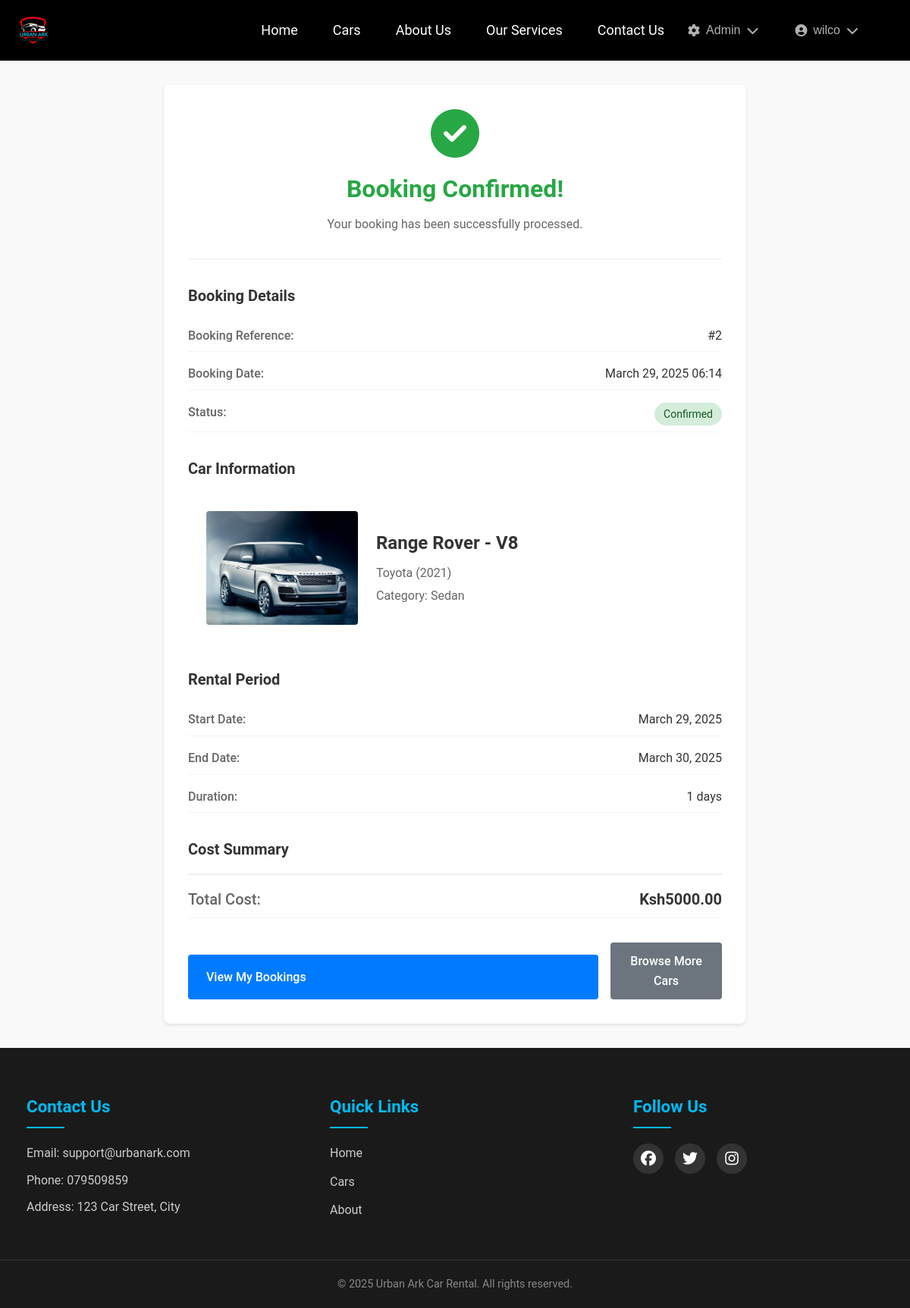
The app's page /cars/booking/2/confirmation/ (signed in) with its own data.
### users/models.py (models this page shows, shortened)
class CustomUser(AbstractUser):
    USER_TYPE_CHOICES = (
        ('customer', 'Customer'),
        ('admin', 'Admin'),
        ('staff', 'Staff')
    )
    GENDER_CHOICES = [
        ('male', 'Male'),
        ('female', 'Female'),
        ('other', 'Other')
    ]
    user_type = models.CharField(max_length=20, choices=USER_TYPE_CHOICES, default='customer')
    email = models.EmailField(_('email address'), unique=True)
    gender = models.CharField(max_length=10, choices=GENDER_CHOICES, blank=True, null=True)
    date_of_birth = models.DateField(_('date of birth'), null=True, blank=True)
    profile_picture = models.ImageField(upload_to='profile_pics/', null=True, blank=True)
    is_verified = models.BooleanField(default=False)
    phone_regex = RegexValidator(
        regex=r'^\+?1?\d{9,15}$',
        message="Phone number must be entered in the format: '+999999999'. Up to 15 digits allowed."
    )
    phone_number = models.CharField(validators=[phone_regex], max_length=17, blank=True)
    emergency_contact = models.CharField(max_length=100, blank=True)
    emergency_phone = models.CharField(validators=[phone_regex], max_length=17, blank=True)
    street_address = models.CharField(max_length=255, blank=True)
    city = models.CharField(max_length=100, blank=True)
    postal_code = models.CharField(max_length=10, blank=True)
    country = models.CharField(max_length=100, blank=True)
    license_number = models.CharField(max_length=50, blank=True)
    license_country = models.CharField(max_length=100, blank=True)
    license_expiry = models.DateField(null=True, blank=True)
    license_image = models.ImageField(upload_to='licenses/', null=True, blank=True)
    has_international_permit = models.BooleanField(default=False)
    international_permit_number = models.CharField(max_length=50, blank=True)
    international_permit_expiry = models.DateField(null=True, blank=True)
    USERNAME_FIELD = 'email'
    REQUIRED_FIELDS = ['username']
    class Meta:
        verbose_name = _('user')
        verbose_name_plural = _('users')

### cars/models.py (models this page shows, shortened)
class Booking(models.Model):
    STATUS_CHOICES = [
        ('pending', 'Pending'),
        ('confirmed', 'Confirmed'),
        ('active', 'Active'),
        ('completed', 'Completed'),
        ('overdue', 'Overdue'),
        ('returned', 'Returned'),
        ('cancelled', 'Cancelled')
    ]
    user = models.ForeignKey(
        settings.AUTH_USER_MODEL,
        on_delete=models.CASCADE,
        related_name='bookings'  # Add this line
    )
    car = models.ForeignKey(Car, on_delete=models.CASCADE)
    start_date = models.DateTimeField()
    end_date = models.DateTimeField()
    actual_return_date = models.DateTimeField(null=True, blank=True)
    total_cost = models.DecimalField(max_digits=10, decimal_places=2)
    status = models.CharField(max_length=20, choices=STATUS_CHOICES, default='pending')
    booking_date = models.DateTimeField(auto_now_add=True)
    is_late = models.BooleanField(default=False)
    late_fees = models.DecimalField(max_digits=10, decimal_places=2, default=0)
    penalty_paid = models.BooleanField(default=False)

class Car(models.Model):
    TRANSMISSION_CHOICES = [
        ('auto', 'Automatic'),
        ('manual', 'Manual')
    ]
    FUEL_CHOICES = [
        ('petrol', 'Petrol'),
        ('diesel', 'Diesel'),
        ('hybrid', 'Hybrid'),
        ('electric', 'Electric')
    ]
    name = models.CharField(max_length=200)
    make = models.CharField(max_length=100)
    model = models.CharField(max_length=100)
    description = models.TextField(blank=True)
    category = models.ForeignKey(CarCategory, on_delete=models.CASCADE)
    year = models.IntegerField(
        validators=[
            MinValueValidator(1990),
            MaxValueValidator(2025)
        ]
    )
    transmission = models.CharField(max_length=10, choices=TRANSMISSION_CHOICES)
    fuel_type = models.CharField(max_length=10, choices=FUEL_CHOICES)
    seats = models.IntegerField()
    daily_rate = models.DecimalField(max_digits=10, decimal_places=2)
    image = models.ImageField(upload_to='car_images/', null=True, blank=True)
    quantity = models.PositiveIntegerField(default=1, help_text="Total number of units")
    booked_units = models.PositiveIntegerField(default=0, help_text="Number of currently booked units")

class CarCategory(models.Model):
    name = models.CharField(max_length=100, unique=True)
    description = models.TextField(blank=True)
    class Meta:
        verbose_name_plural = 'Car Categories'

### cars/views.py (the view)
@login_required
def booking_confirmation_view(request, booking_id):
    booking = get_object_or_404(Booking, pk=booking_id, user=request.user)
    duration = (booking.end_date - booking.start_date).days
    context = {
        'booking': booking,
        'car': booking.car,
        'duration': duration,
        'total_cost': booking.total_cost,
        'booking_date': booking.booking_date,
    }
    return render(request, 'cars/booking_confirmation.html', context)

### templates/cars/booking_confirmation.html (shortened to what this page needs)
{% extends 'base.html' %}
{% load static %}
{% block extra_css %}
<link rel="stylesheet" href="{% static 'css/booking_confirmation.css' %}">
{% endblock %}
{% block content %}
<div class="confirmation-container">
    <div class="confirmation-card">
        <div class="confirmation-header">
            <i class="fas fa-check-circle"></i>
            <h1>Booking Confirmed!</h1>
            <p>Your booking has been successfully processed.</p>
        </div>
        <div class="booking-details">
            <h2>Booking Details</h2>
            <div class="detail-row">
                <span class="label">Booking Reference:</span>
                <span class="value">#{{ booking.id }}</span>
            </div>
            <div class="detail-row">
                <span class="label">Booking Date:</span>
                <span class="value">{{ booking.booking_date|date:"F d, Y H:i" }}</span>
            </div>
            <div class="detail-row">
                <span class="label">Status:</span>
                <span class="value status-badge {{ booking.status }}">{{ booking.status|title }}</span>
            </div>
        </div>
        <div class="car-details">
            <h2>Car Information</h2>
            <div class="car-info">
                {% if car.image %}
                    <img src="{{ car.image.url }}" alt="{{ car.name }}" class="car-image">
                {% endif %}
                <div class="car-specs">
                    <h3>{{ car.name }} - {{ car.model }}</h3>
                    <p>{{ car.make }} ({{ car.year }})</p>
                    <p>Category: {{ car.category.name }}</p>
                </div>
            </div>
        </div>
        <div class="rental-details">
            <h2>Rental Period</h2>
            <div class="detail-row">
                <span class="label">Start Date:</span>
                <span class="value">{{ booking.start_date|date:"F d, Y" }}</span>
            </div>
            <div class="detail-row">
                <span class="label">End Date:</span>
                <span class="value">{{ booking.end_date|date:"F d, Y" }}</span>
            </div>
            <div class="detail-row">
                <span class="label">Duration:</span>
                <span class="value">{{ duration }} days</span>
            </div>
        </div>
        <div class="cost-summary">
            <h2>Cost Summary</h2>
            <div class="detail-row total">
                <span class="label">Total Cost:</span>
                <span class="value">Ksh{{ booking.total_cost }}</span>
            </div>
        </div>
        <div class="confirmation-actions">
            <a href="{% url 'user_bookings' %}" class="btn btn-primary">View My Bookings</a>
            <a href="{% url 'car_list' %}" class="btn btn-secondary">Browse More Cars</a>
        </div>
    </div>
</div>
{% endblock %}

### templates/base.html (shortened to what this page needs)
<html lang="en">
<head>
    {% load static %}
    <link rel="stylesheet" href="{% static 'css/style.css' %}">
    <link rel="stylesheet" href="{% static 'css/home.css' %}">
    <link rel="stylesheet" href="{% static 'css/about.css' %}">
    <link rel="stylesheet" href="{% static 'css/contact.css' %}">
    <link rel="stylesheet" href="https://cdnjs.cloudflare.com/ajax/libs/font-awesome/6.7.2/css/all.min.css">
    {% block extra_css %}{% endblock %}
</head>
<body>
    <header class="header">
        <div class="logo-container">
            <a href="{% url 'home' %}">
                <img src="{% static 'img/logo.png' %}" alt="Urban Ark Logo" class="logo">
            </a>
        </div>
        <nav class="navbar">
            <div class="nav-links">
                <a href="{% url 'home' %}" class="{% if request.resolver_match.url_name == 'home' %}active{% endif %}">Home</a>
                <a href="{% url 'car_list' %}" class="{% if request.resolver_match.url_name == 'car_list' %}active{% endif %}">Cars</a>
                <a href="{% url 'about' %}" class="{% if request.resolver_match.url_name == 'about' %}active{% endif %}">About Us</a>
                <a href="{% url 'services' %}" class="{% if request.resolver_match.url_name == 'services' %}active{% endif %}">Our Services</a>
                <a href="{% url 'contact' %}" class="{% if request.resolver_match.url_name == 'contact' %}active{% endif %}">Contact Us</a>
            </div>
            {% if user.is_authenticated %}
            <div class="nav-right">
                {% if user.is_staff %}
                <div class="dropdown">
                    <button class="dropbtn">
                        <i class="fas fa-cog"></i> Admin
                        <i class="fas fa-chevron-down"></i>
                    </button>
                </div>
                {% endif %}
                <div class="dropdown">
                    <button class="dropbtn user-menu-btn">
                        {% if user.profile_picture %}
                            <img src="{{ user.profile_picture.url }}" alt="Profile" class="profile-pic">
                        {% else %}
                            <i class="fas fa-user-circle"></i>
                        {% endif %}
                        {{ user.get_full_name|default:user.username }}
                        <i class="fas fa-chevron-down"></i>
                    </button>
                </div>
            </div>
            {% else %}
            <div class="nav-right">
                <a href="{% url 'login' %}" class="login-btn">Login</a>
                <a href="{% url 'register' %}" class="register-btn">Register</a>
            </div>
            {% endif %}
        </nav>
    </header>
    <div class="content">
        {% block content %}
        {% endblock %}
    </div>
    <footer class="site-footer">
        <div class="footer-content">
            <div class="footer-section">
                <h3>Contact Us</h3>
                <p>Email: support@urbanark.com</p>
                <p>Phone: 079509859</p>
                <p>Address: 123 Car Street, City</p>
            </div>
            <div class="footer-section">
                <h3>Quick Links</h3>
                <ul>
                    <li><a href="{% url 'home' %}">Home</a></li>
                    <li><a href="{% url 'car_list' %}">Cars</a></li>
                    <li><a href="{% url 'about' %}">About</a></li>
                </ul>
            </div>
            <div class="footer-section">
                <h3>Follow Us</h3>
                <div class="social-links">
                    <a href="#"><i class="fab fa-facebook"></i></a>
                    <a href="#"><i class="fab fa-twitter"></i></a>
                    <a href="#"><i class="fab fa-instagram"></i></a>
                </div>
            </div>
        </div>
        <div class="footer-bottom">
            <p>&copy; <span id="year"></span> Urban Ark Car Rental. All rights reserved.</p>
        </div>
    </footer>
</body>
</html>

### static/css/style.css (style rules this page uses)
.header { background: black; padding: 15px 20px; display: flex; justify-content: space-between; align-items: center; position: fixed; top: 0; left: 0; width: 100%; z-index: 100; box-sizing: border-box; }
.logo-container img { height: 50px; width: auto; }
.navbar { display: flex; justify-content: space-between; align-items: center; padding: 0 2rem; }
.nav-links { display: flex; align-items: center; gap: 1rem; }
.nav-right { display: flex; align-items: center; gap: 1rem; }
.navbar a { color: white; text-decoration: none; margin: 0 15px; font-size: 18px; transition: color 0.3s ease; position: relative; }
.navbar a::after { content: ''; position: absolute; width: 0; height: 2px; background: #00baf0; left: 0; bottom: -5px; transition: width 0.3s ease; }
.dropdown { position: relative; display: inline-block; }
.dropbtn { background: transparent; color: #b3b0b0; padding: 0.5rem 1rem; border: none; cursor: pointer; display: flex; align-items: center; gap: 0.5rem; font-size: 1rem; }
.user-menu-btn { display: flex; align-items: center; gap: 0.5rem; }
.site-footer { background: #1a1a1a; color: #fff; padding: 60px 0 20px; margin-top: auto; }
.footer-content { max-width: 1200px; margin: 0 auto; display: grid; grid-template-columns: repeat(auto-fit, minmax(250px, 1fr)); gap: 40px; padding: 0 20px; }
.footer-section { padding: 0 15px; }
.footer-section h3 { color: #00baf0; font-size: 1.4rem; margin-bottom: 20px; position: relative; padding-bottom: 10px; }
.footer-section h3::after { content: ''; position: absolute; left: 0; bottom: 0; width: 50px; height: 2px; background: #00baf0; }
.footer-section p { margin: 10px 0; color: #ccc; line-height: 1.6; }
.footer-section ul { list-style: none; padding: 0; }
.footer-section ul li { margin-bottom: 12px; }
.footer-section a { color: #ccc; text-decoration: none; transition: color 0.3s ease, padding-left 0.3s ease; display: inline-block; }
.social-links { display: flex; gap: 15px; margin-top: 20px; }
.social-links a { background: #333; width: 40px; height: 40px; border-radius: 50%; display: flex; align-items: center; justify-content: center; transition: transform 0.3s ease, background-color 0.3s ease; }
.social-links a i { font-size: 20px; color: #fff; }
.footer-bottom { text-align: center; margin-top: 40px; padding-top: 20px; border-top: 1px solid #333; }
.footer-bottom p { color: #888; font-size: 0.9rem; }
body { min-height: 100vh; display: flex; flex-direction: column; }
.content { flex: 1; padding-top: 80px; }
.content { padding-top: 80px; }

### static/css/home.css (style rules this page uses)
* { box-sizing: border-box; margin: 0; padding: 0; }
body { font-family: 'Poppins', sans-serif; color: #333; line-height: 1.6; background-color: #f9f9f9; }
.car-info { padding: 1.5rem; }
.car-info h3 { font-size: 1.5rem; color: #2c3e50; margin-bottom: 0.8rem; }
.btn { display: inline-block; text-decoration: none; padding: 0.8rem 1.5rem; border-radius: 5px; font-weight: 500; transition: all 0.3s ease; text-align: center; }
.btn-primary { background-color: #2c3e50; color: white; border: none; width: 100%; margin-top: 1rem; }

### static/css/about.css (style rules this page uses)
:root { --primary-color: #1e3a8a; --secondary-color: #3b82f6; --accent-color: #f59e0b; --light-gray: #f3f4f6; --dark-gray: #4b5563; --white: #ffffff; --shadow: 0 4px 6px rgba(0, 0, 0, 0.1); --transition: all 0.3s ease; }
body { color: #333; font-family: 'Roboto', Arial, sans-serif; line-height: 1.6; }

### static/css/contact.css (style rules this page uses)
:root { --primary-color: #1e3a8a; --secondary-color: #3b82f6; --accent-color: #f59e0b; --light-gray: #f3f4f6; --dark-gray: #4b5563; --white: #ffffff; --shadow: 0 4px 6px rgba(0, 0, 0, 0.1); --transition: all 0.3s ease; }
.btn-primary { background-color: var(--primary-color); color: var(--white); padding: 12px 25px; border: none; border-radius: 4px; font-size: 1rem; font-weight: 600; cursor: pointer; transition: var(--transition); display: inline-flex; align-items: center; gap: 8px; }

### records on screen
CustomUser: get_full_name "wilco"
Booking: id "2", booking_date "March 29, 2025 06:14", status "Confirmed", start_date "March 29, 2025", end_date "March 30, 2025", total_cost "5000.00"
Car: image (picture), name "Range Rover", model "V8", make "Toyota", year "2021", category.name "Sedan"

### other values on screen
{{ duration }} "1"
